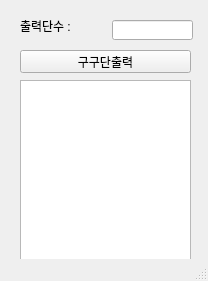
<?xml version="1.0" encoding="UTF-8"?>
<ui version="4.0">
 <class>MainWindow</class>
 <widget class="QMainWindow" name="MainWindow">
  <property name="geometry">
   <rect>
    <x>0</x>
    <y>0</y>
    <width>208</width>
    <height>281</height>
   </rect>
  </property>
  <property name="windowTitle">
   <string>MainWindow</string>
  </property>
  <widget class="QWidget" name="centralwidget">
   <widget class="QLabel" name="lbl">
    <property name="geometry">
     <rect>
      <x>20</x>
      <y>20</y>
      <width>56</width>
      <height>12</height>
     </rect>
    </property>
    <property name="text">
     <string>출력단수 :</string>
    </property>
   </widget>
   <widget class="QLineEdit" name="le">
    <property name="geometry">
     <rect>
      <x>112</x>
      <y>20</y>
      <width>81</width>
      <height>20</height>
     </rect>
    </property>
   </widget>
   <widget class="QPushButton" name="pb">
    <property name="geometry">
     <rect>
      <x>20</x>
      <y>50</y>
      <width>171</width>
      <height>23</height>
     </rect>
    </property>
    <property name="text">
     <string>구구단출력</string>
    </property>
   </widget>
   <widget class="QTextEdit" name="te">
    <property name="geometry">
     <rect>
      <x>20</x>
      <y>80</y>
      <width>171</width>
      <height>181</height>
     </rect>
    </property>
   </widget>
  </widget>
  <widget class="QStatusBar" name="statusbar"/>
 </widget>
 <resources/>
 <connections/>
</ui>
